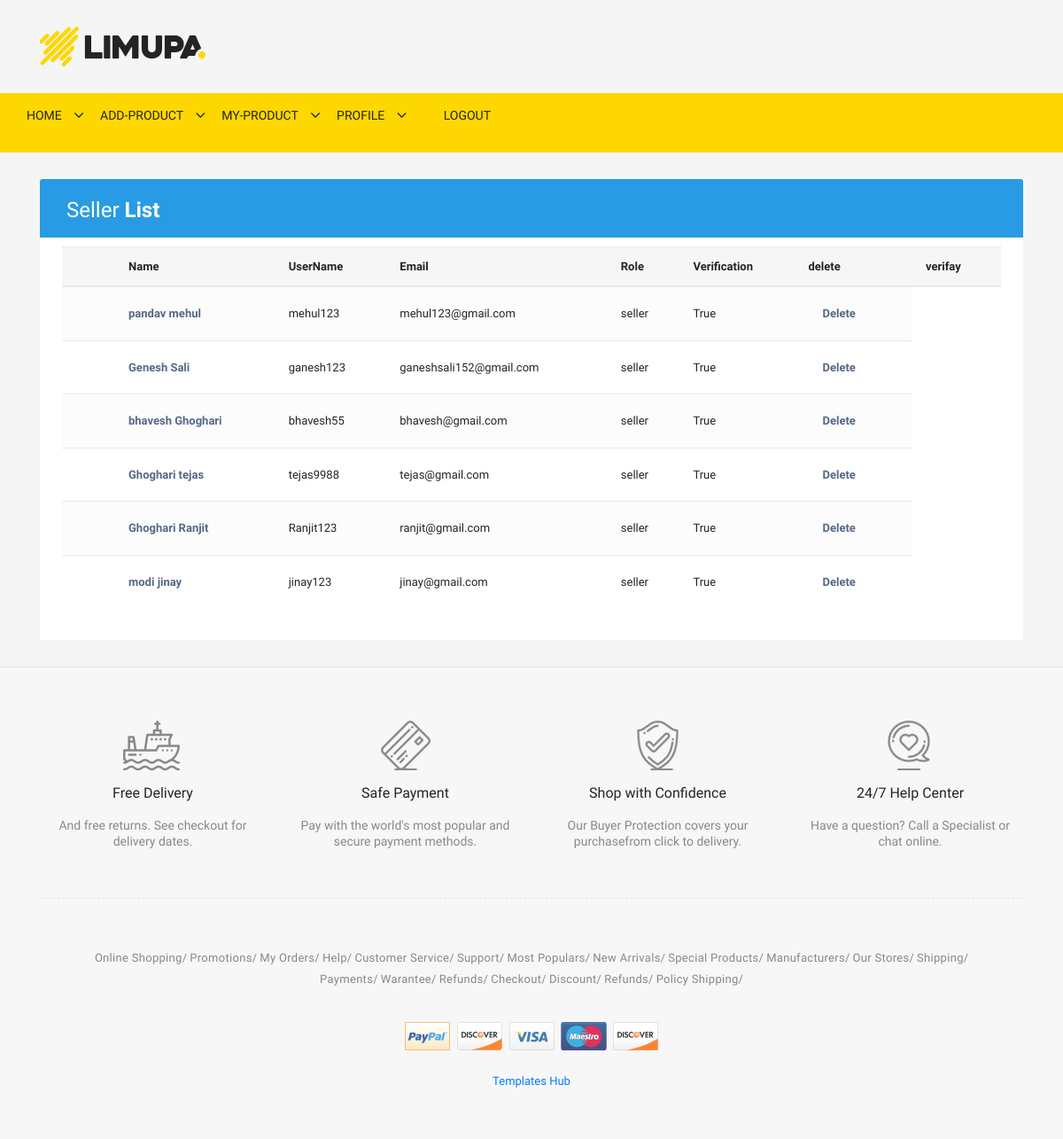
/seller-list/ (signed in), run on an earlier commit of the app's database.
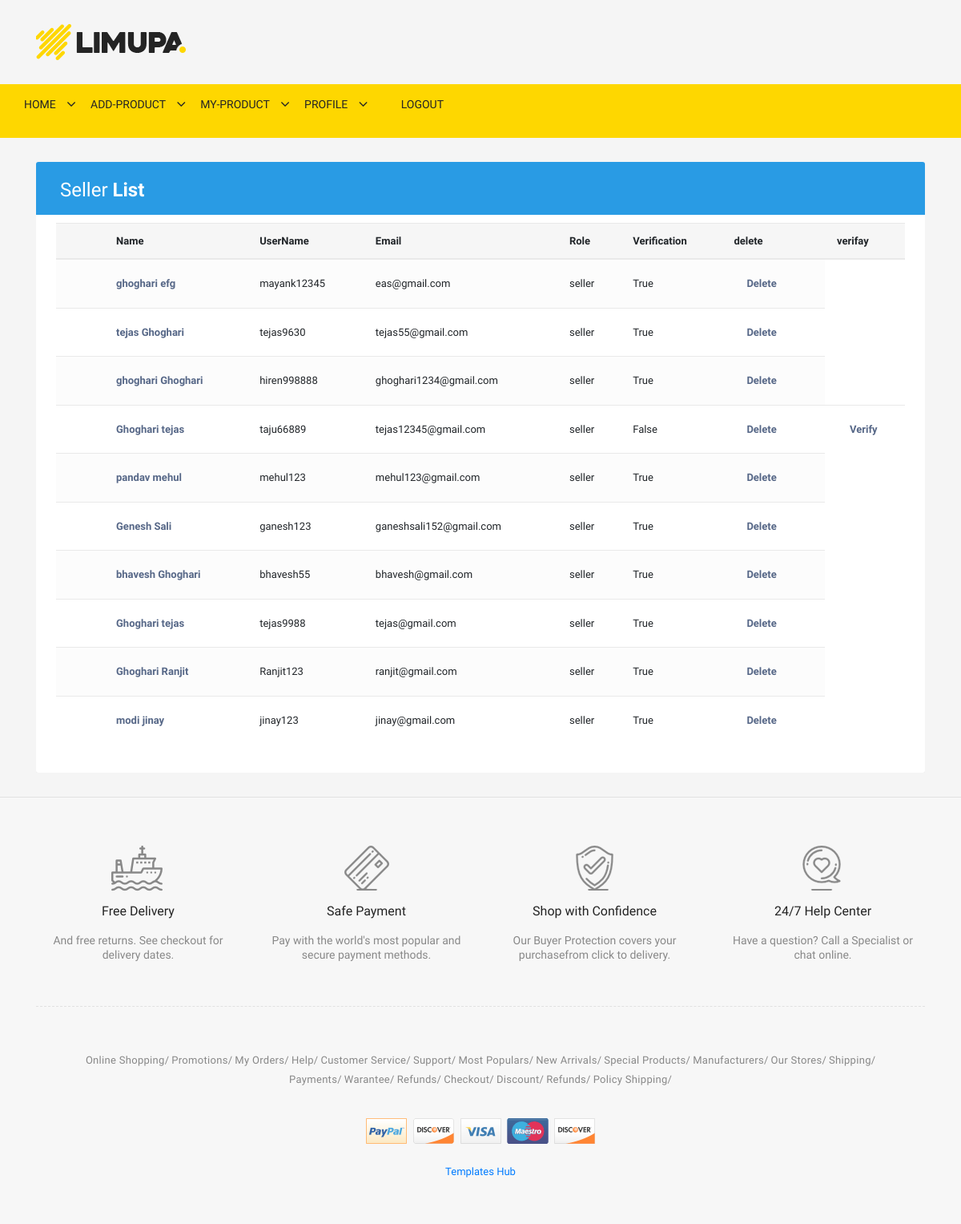
And on a later commit of the database.
### myapp/models.py (models this page shows, shortened)
class User(AbstractUser):
    role1=(('seller','Seller'),('buyer','Buyer'))
    email=models.EmailField(unique=True)
    mobile=models.CharField(max_length=15,null=True,blank=True)
    role=models.CharField(max_length=10,choices=role1)
    verification=models.BooleanField(default=False)

### myapp/views.py (the view)
# urls.py: path('seller-list/',views.seller_list,name='seller-list'),
@login_required(login_url='/login/')
def seller_list(request):
    user=User.objects.filter(role='seller')[::-1]
    return render(request,'admin/seller-list.html',{'user':user})

### myapp/templates/admin/seller-list.html (shortened to what this page needs)
{% extends 'header.html' %}
{% load static %}
{% block content %}
<link rel="stylesheet" href="https://stackpath.bootstrapcdn.com/bootstrap/4.5.0/css/bootstrap.min.css">
<link rel="stylesheet" href="https://maxcdn.bootstrapcdn.com/font-awesome/4.7.0/css/font-awesome.min.css">
</head>
<body>
<div class="container-xl">
    <div class="table-responsive">
        <div class="table-wrapper">
            <div class="table-title">
                <div class="row">
                    <div class="col-sm-5">
                        <h2>Seller <b>List</b></h2>
                    </div>
                </div>
            </div>
            <table class="table table-striped table-hover">
                <thead>
                    <tr>
                        <th></th>
                        <th>Name</th>
                        <th>UserName</th>
                        <th>Email</th>
                        <th>Role</th>
                        <th>Verification</th>
                        <th>delete</th>
                        <th>verifay</th>
                    </tr>
                </thead>
                <tbody>
                {% for user in user %}
                    <tr>
                        <td></td>
                        <td><a href="#">{{user.first_name}} {{user.last_name}}</a></td>
                        <td>{{user.username}}</td>
                        <td>{{user.email}}</td>
                        <td>{{user.role}}</td>
                        <td>{{user.verification}}</td>
                        <td>
                            <a href="{% url 'delete-user' user.id %}" class="nav-item nav-link active">Delete</a>
                        </td>
                        {% if user.verification == False %}
                        <td>
                            <a href="{% url 'verification' user.id %}" class="nav-item nav-link active">Verify</a>
                        </td>
                        {% endif %}
                    </tr>
                {% endfor %}
                </tbody>
            </table>
        </div>
    </div>
</div>
{% endblock %}

What changed in the data, as far as the page shows it:
added User: first_name "ghoghari", last_name "efg", username "mayank12345", email "eas@gmail.com", role "seller", verification "True"
added User: first_name "tejas", last_name "Ghoghari", username "tejas9630", email "tejas55@gmail.com", role "seller", verification "True"
added User: first_name "ghoghari", last_name "Ghoghari", username "hiren998888", email "ghoghari1234@gmail.com", role "seller", verification "True"
added User: first_name "Ghoghari", last_name "tejas", username "taju66889", email "tejas12345@gmail.com", role "seller", verification "False", shows "Verify"
